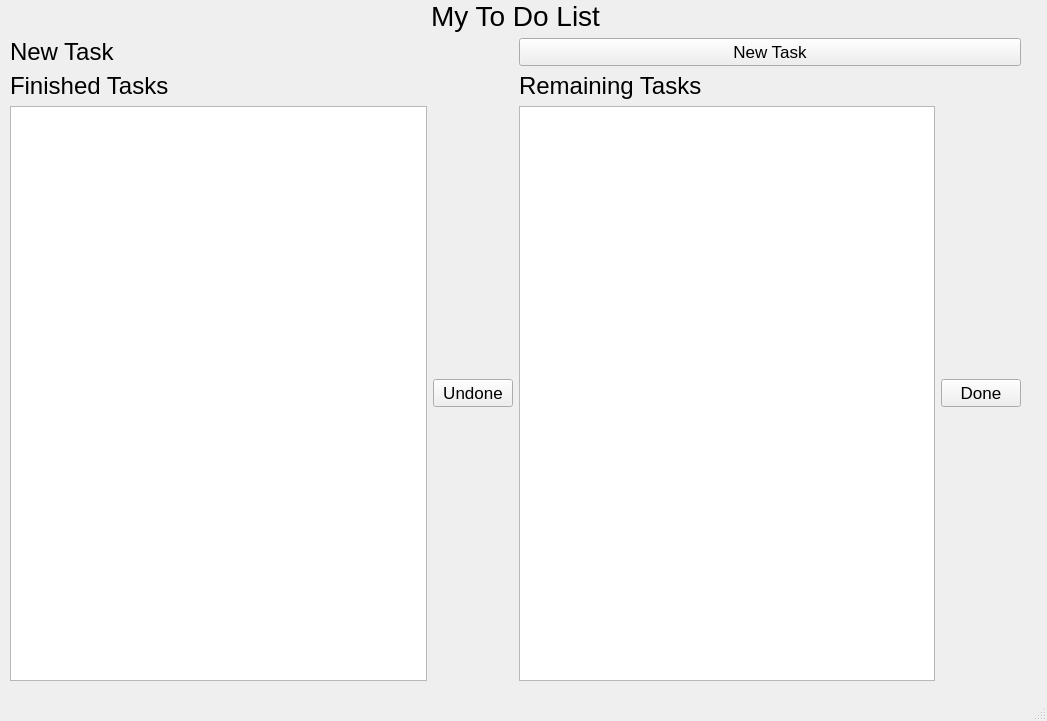
<?xml version="1.0" encoding="UTF-8"?>
<ui version="4.0">
 <class>MainWindow</class>
 <widget class="QMainWindow" name="MainWindow">
  <property name="geometry">
   <rect>
    <x>0</x>
    <y>0</y>
    <width>1047</width>
    <height>721</height>
   </rect>
  </property>
  <property name="windowTitle">
   <string>MainWindow</string>
  </property>
  <widget class="QWidget" name="centralwidget">
   <widget class="QWidget" name="layoutWidget">
    <property name="geometry">
     <rect>
      <x>10</x>
      <y>0</y>
      <width>1011</width>
      <height>681</height>
     </rect>
    </property>
    <layout class="QVBoxLayout" name="verticalLayout_3">
     <item>
      <widget class="QLabel" name="main_label">
       <property name="font">
        <font>
         <family>MS Sans Serif</family>
         <pointsize>21</pointsize>
        </font>
       </property>
       <property name="text">
        <string>My To Do List</string>
       </property>
       <property name="alignment">
        <set>Qt::AlignCenter</set>
       </property>
      </widget>
     </item>
     <item>
      <layout class="QHBoxLayout" name="horizontalLayout_3">
       <item>
        <widget class="QLabel" name="new_task">
         <property name="font">
          <font>
           <pointsize>18</pointsize>
          </font>
         </property>
         <property name="text">
          <string>New Task</string>
         </property>
        </widget>
       </item>
       <item>
        <widget class="QPushButton" name="pushButton">
         <property name="font">
          <font>
           <pointsize>13</pointsize>
          </font>
         </property>
         <property name="text">
          <string>New Task</string>
         </property>
        </widget>
       </item>
      </layout>
     </item>
     <item>
      <layout class="QHBoxLayout" name="horizontalLayout_4">
       <item>
        <layout class="QVBoxLayout" name="verticalLayout">
         <item>
          <widget class="QLabel" name="label_3">
           <property name="font">
            <font>
             <pointsize>18</pointsize>
            </font>
           </property>
           <property name="text">
            <string>Finished Tasks</string>
           </property>
          </widget>
         </item>
         <item>
          <layout class="QHBoxLayout" name="horizontalLayout">
           <item>
            <widget class="QListWidget" name="finished_list"/>
           </item>
           <item>
            <widget class="QPushButton" name="pushButton_2">
             <property name="font">
              <font>
               <pointsize>13</pointsize>
              </font>
             </property>
             <property name="text">
              <string>Undone</string>
             </property>
            </widget>
           </item>
          </layout>
         </item>
        </layout>
       </item>
       <item>
        <layout class="QVBoxLayout" name="verticalLayout_2">
         <item>
          <widget class="QLabel" name="remaining_tasks">
           <property name="font">
            <font>
             <pointsize>18</pointsize>
            </font>
           </property>
           <property name="text">
            <string>Remaining Tasks</string>
           </property>
          </widget>
         </item>
         <item>
          <layout class="QHBoxLayout" name="horizontalLayout_2">
           <item>
            <widget class="QListWidget" name="remaining_list"/>
           </item>
           <item>
            <widget class="QPushButton" name="pushButton_3">
             <property name="font">
              <font>
               <pointsize>13</pointsize>
              </font>
             </property>
             <property name="text">
              <string>Done</string>
             </property>
            </widget>
           </item>
          </layout>
         </item>
        </layout>
       </item>
      </layout>
     </item>
    </layout>
   </widget>
  </widget>
  <widget class="QMenuBar" name="menubar">
   <property name="geometry">
    <rect>
     <x>0</x>
     <y>0</y>
     <width>1047</width>
     <height>21</height>
    </rect>
   </property>
  </widget>
  <widget class="QStatusBar" name="statusbar"/>
 </widget>
 <resources/>
 <connections/>
</ui>
